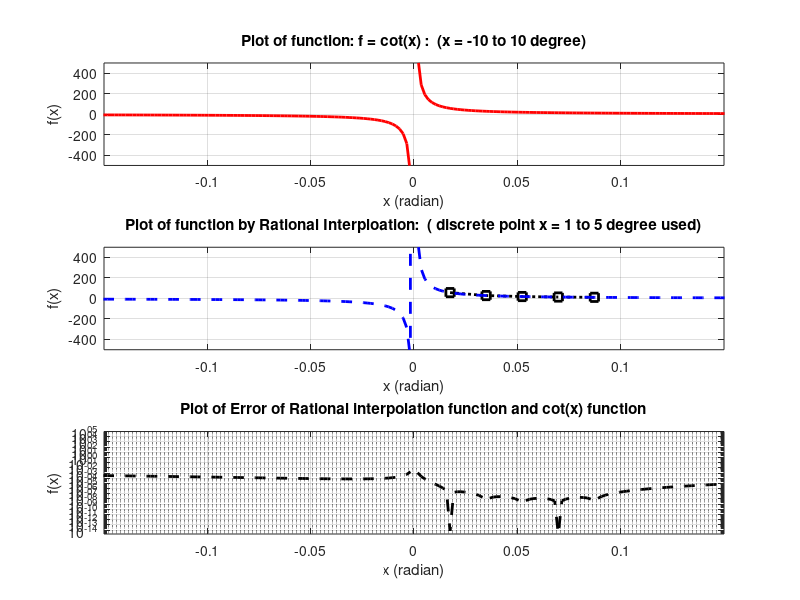
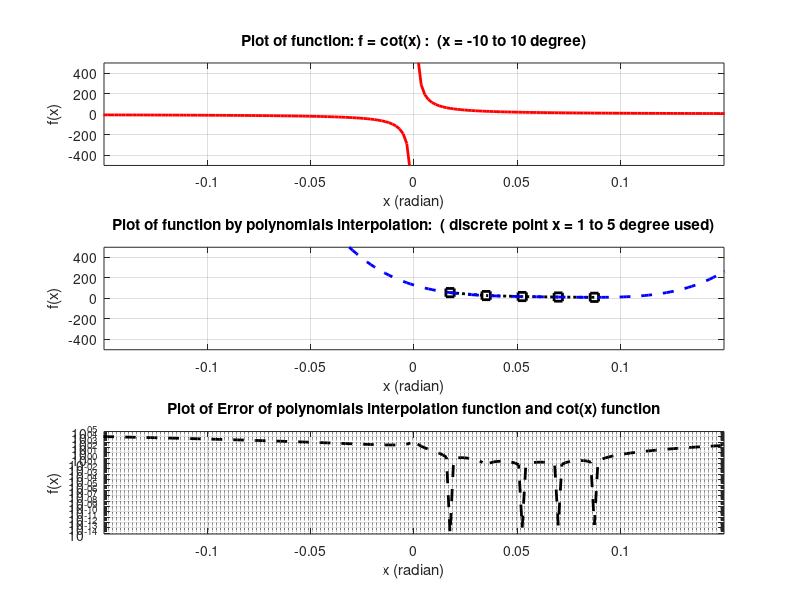

These figures' MATLAB source, in order:
%% ========================================================================
%Exercise 2 of Numerical Analysis Course, Coded by Hao Zhao, March 13,2016
%% ========================================================================

close all;clc;clear;

%========================================================================
%% --------------------Problems and Computer Exercises : 4.3.12 (a) ------
%========================================================================


    %% (1)  define the input
    x  = (1:1:5)*pi/180;
    f  = cot(x);
  
    % define the Vandermonde Matrix for the linear system V'c = F
    n = size(x,2);
    V1 = zeros(n,n-2);
    V2 = zeros(n,2);
    c = zeros(n,1);
    p = zeros(n,1); 
    for i = 1:n
        for j = 1: n-2
            V1(i,j) = x(i)^(j-1);
        end
    end
    for i = 1:n
        for j = 1: 2
            V2(i,j) = -f(i)*x(i)^(j);
        end
    end
    
    % combine the two matrices into coefficient matrix    
    V = cat(2,V1,V2);

    % derive the F vector, assuming the q0 = 1.
    q0 = 1;
    F  = q0 .* f;
    
    % solve the linear sytem. The rational interp follwing below
    % expression: r = (c(1) + c(2)*x + c(3)*x^2)/(q0 + c(4)*x + c(5)*x^2);
    c = V\F';

    % define the actual solution of f(x)
    x      = (-10:0.1:10)*pi/180;
    f_act  = cot(x);
    
    % define the numerical solution of f(x), using derived C vector.
    f_num  = (c(1) + c(2).*x + c(3).*x.^2)./(q0  + c(4).*x + c(5).*x.^2);
    
    % plot the f(x) series.
    subplot(3,1,1); plot(x,f_act,'r','LineWidth',2);grid on;
    axis([-0.15 0.15 -500 500])
    xlabel('x (radian)')
    ylabel('f(x)')
    title('Plot of function: f = cot(x) :  (x = -10 to 10 degree)');
    
    % plot the interploated series.

    subplot(3,1,2);plot((1:1:5)*pi/180,cot((1:1:5)*pi/180),':ks','LineWidth',2);hold on
    subplot(3,1,2);plot(x,f_num,'--b','LineWidth',2);grid on;
    axis([-0.15 0.15 -500 500])
    xlabel('x (radian)')
    ylabel('f(x)')
    title('Plot of function by Rational Interploation:  ( discrete point x = 1 to 5 degree used)');

    
    % plot the error.
    subplot(3,1,3);semilogy(x,abs(f_num-f_act),'--k','LineWidth',2);grid on;
    axis([-0.15 0.15 0 1e5])
    xlabel('x (radian)')
    ylabel('f(x)')
    title('Plot of Error of Rational interpolation function and cot(x) function');
    
    
    
    % display the function and testing values.

    Funct = sprintf('Derived Rational Interpolation function r = (%e + %e *x + %e *x^2)/(%d + %e *x + %e *x^2)',c(1),c(2),c(3),q0,c(4),c(5));
    disp(Funct)
    
    x_test      = 2.5 *pi/180;
    f_test_act  = cot(x_test);
    f_test_num  = (c(1) + c(2)*x_test + c(3)*x_test^2)./(q0  + c(4)*x_test + c(5)*x_test^2);
    diff_test   = abs(f_test_act - f_test_num);
    Test = sprintf(' For x = 2.5 deg, cot(x) is %e, F(x) from rational interpolation is: %e , error is: %e',f_test_act,f_test_num,diff_test);
    disp(Test)  
    

%========================================================================
%% --------------------Problems and Computer Exercises : 4.3.12 (b) ------
%========================================================================
    
     %% (2) option 1: define the input
    x  = (1:1:5)*pi/180;
    f  = cot(x);
  
    % define the Vandermonde Matrix for the linear system V'c = F
    n = size(x,2);
    V = zeros(n,n);
    c = zeros(n,1);
    p = zeros(n,1); 
    for i = 1:n
        for j = 1:n
            V(i,j) = x(i)^(j-1);
        end
    end
    
    % solve the linear sytem
    c = V\f';
    
    % define the actual solution of f(x), using denser sample (1000) used.
    x      = (-10:0.1:10)*pi/180;
    f_act  = cot(x);
    
    % define the numerical solution of f(x), using denser sample (1000) used.
    V_num  = zeros(size(x,2),size(c,1));
    for i = 1:size(x,2)
        for j = 1:size(c,1)
            V_num(i,j) = x(i)^(j-1);
        end
    end
    f_num  = (V_num * c)';
    
    % plot the f(x) series.
    figure;
    subplot(3,1,1); plot(x,f_act,'r','LineWidth',2);grid on;
    axis([-0.15 0.15 -500 500])
    xlabel('x (radian)')
    ylabel('f(x)')
    title('Plot of function: f = cot(x) :  (x = -10 to 10 degree)');
    
    % plot the interpolated series.

    subplot(3,1,2);plot((1:1:5)*pi/180,cot((1:1:5)*pi/180),':ks','LineWidth',2);hold on
    subplot(3,1,2);plot(x,f_num,'--b','LineWidth',2);grid on;
    axis([-0.15 0.15 -500 500])
    xlabel('x (radian)')
    ylabel('f(x)')
    title('Plot of function by polynomials interpolation:  ( discrete point x = 1 to 5 degree used)');

    
    % plot the error.
    subplot(3,1,3);semilogy(x,abs(f_num-f_act),'--k','LineWidth',2);grid on;
    axis([-0.15 0.15 0 1e5])
    xlabel('x (radian)')
    ylabel('f(x)')
    title('Plot of Error of polynomials interpolation function and cot(x) function');
    
    Funct = sprintf('Derived Polynomial Interpolation function P(x) = (%e + %e *x + %e *x^2 + %e *x^3 + %e *x^4)',c(1),c(2),c(3),c(4),c(5));
    disp(Funct)
    
    % define the numerical solution of f(x), using derived C vector.
    x_test      = 2.5 *pi/180;
    f_test_act  = cot(x_test);
   
    f_test_num  = c(1) + c(2)*x_test + c(3)*x_test^2  + c(4)*x_test^3 + c(5)*x_test^4;
    diff_test   = abs(f_test_act - f_test_num);
    Test = sprintf(' For x = 2.5 deg, cot(x) is %e, F(x) from polynomials interpolation is: %e , error is: %e',f_test_act,f_test_num,diff_test);
    disp(Test)  
    
    
    
    
    
    
    
    
    
    
    
    
    
  